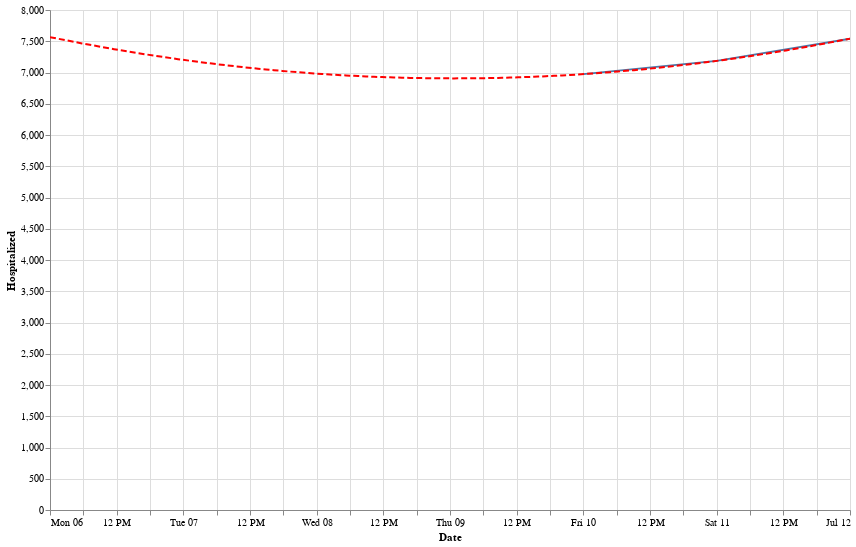

The cell this chart's notebook holds for it:
### Code cell
state = alt.Chart(data[data['State'] == 'FL'].sort_values('Date').tail(7)).mark_line().encode(
    x='Date:T',
    y='Hospitalized:Q'
)
reg = state.transform_regression("Date", "Hospitalized", method="poly").mark_line(color='red', strokeDash=[6,3])
(state+reg).properties(width=800, height=500).interactive()

### Figure 1 — Vega-Lite specification as saved in the notebook (floating-point values rounded to 4 significant figures)
{"config": {"view": {"continuousWidth": 400, "continuousHeight": 300}}, "layer": [{"mark": "line", "encoding": {"x": {"type": "temporal", "field": "Date"}, "y": {"type": "quantitative", "field": "Hospitalized"}}, "selection": {"selector026": {"type": "interval", "bind": "scales", "encodings": ["x", "y"]}}}, {"mark": {"type": "line", "color": "red", "strokeDash": [6, 3]}, "encoding": {"x": {"type": "temporal", "field": "Date"}, "y": {"type": "quantitative", "field": "Hospitalized"}}, "transform": [{"on": "Date", "regression": "Hospitalized", "method": "poly"}]}], "data": {"name": "data-21d59e7b8782c7182ceeb2d68b23a21a"}, "height": 500, "width": 800, "$schema": "https://vega.github.io/schema/vega-lite/v4.0.2.json", "datasets": {"data-21d59e7b8782c7182ceeb2d68b23a21a": [{"State": "FL", "Date": "07-06-2020", "Confirmed": 206400.0, "Deaths": 3778.0, "Recovered": 0.0, "Confirmed_New": 6336.0, "Deaths_New": 47.0, "Recovered_New": 0.0, "Active": 202700.0, "positive": 206400.0, "negative": 2027000.0, "pending": 1516.0, "Hospitalized": null, "hospitalizedCumulative": 16350.0, "inIcuCurrently": null, "inIcuCumulative": null, "onVentilatorCurrently": null, "onVentilatorCumulative": null, "recovered": null, "dataQualityGrade": "A", "lastUpdateEt": "7/5/2020 23:59", "dateModified": "2020-07-05T23:59:00Z", "checkTimeEt": "07/05 19:59", "death": 3880.0, "hospitalized": 16350.0, "dateChecked": "2020-07-05T23:59:00Z", "totalTestsViral": 2706000.0, "positiveTestsViral": 262500.0, "negativeTestsViral": 2438000.0, "positiveCasesViral": 206400.0, "deathConfirmed": 3880.0, "deathProbable": null, "fips": 12.0, "positiveIncrease": 6336.0, "negativeIncrease": 27400.0, "total": 2235000.0, "totalTestResults": 2234000.0, "totalTestResultsIncrease": 33740.0, "posNeg": 2234000.0, "deathIncrease": 48.0, "hospitalizedIncrease": 151.0, "hash": "e27c2f63ba1efdc2dfc9843d3ffe43560fd4c4fd", "commercialScore": 0.0, "negativeRegularScore": 0.0, "negativeScore": 0.0, "positiveScore": 0.0, "score": 0.0, "grade": null}, {"State": "FL", "Date": "07-07-2020", "Confirmed": 213800.0, "Deaths": 3841.0, "Recovered": 0.0, "Confirmed_New": 7347.0, "Deaths_New": 63.0, "Recovered_New": 0.0, "Active": 210000.0, "positive": 213800.0, "negative": 2055000.0, "pending": 1604.0, "Hospitalized": null, "hospitalizedCumulative": 16730.0, "inIcuCurrently": null, "inIcuCumulative": null, "onVentilatorCurrently": null, "onVentilatorCumulative": null, "recovered": null, "dataQualityGrade": "A", "lastUpdateEt": "7/6/2020 23:59", "dateModified": "2020-07-06T23:59:00Z", "checkTimeEt": "07/06 19:59", "death": 3943.0, "hospitalized": 16730.0, "dateChecked": "2020-07-06T23:59:00Z", "totalTestsViral": 2735000.0, "positiveTestsViral": 268000.0, "negativeTestsViral": 2462000.0, "positiveCasesViral": 213800.0, "deathConfirmed": 3943.0, "deathProbable": null, "fips": 12.0, "positiveIncrease": 7347.0, "negativeIncrease": 27910.0, "total": 2271000.0, "totalTestResults": 2269000.0, "totalTestResultsIncrease": 35250.0, "posNeg": 2269000.0, "deathIncrease": 63.0, "hospitalizedIncrease": 381.0, "hash": "001ee95df3d0e017d1e9969817494288f6e56a6c", "commercialScore": 0.0, "negativeRegularScore": 0.0, "negativeScore": 0.0, "positiveScore": 0.0, "score": 0.0, "grade": null}, {"State": "FL", "Date": "07-08-2020", "Confirmed": 223800.0, "Deaths": 3889.0, "Recovered": 0.0, "Confirmed_New": 9989.0, "Deaths_New": 48.0, "Recovered_New": 0.0, "Active": 219900.0, "positive": 223800.0, "negative": 2096000.0, "pending": 1773.0, "Hospitalized": null, "hospitalizedCumulative": 17070.0, "inIcuCurrently": null, "inIcuCumulative": null, "onVentilatorCurrently": null, "onVentilatorCumulative": null, "recovered": null, "dataQualityGrade": "A", "lastUpdateEt": "7/7/2020 23:59", "dateModified": "2020-07-07T23:59:00Z", "checkTimeEt": "07/07 19:59", "death": 3991.0, "hospitalized": 17070.0, "dateChecked": "2020-07-07T23:59:00Z", "totalTestsViral": 2806000.0, "positiveTestsViral": 280800.0, "negativeTestsViral": 2520000.0, "positiveCasesViral": 223800.0, "deathConfirmed": 3991.0, "deathProbable": null, "fips": 12.0, "positiveIncrease": 9989.0, "negativeIncrease": 41020.0, "total": 2322000.0, "totalTestResults": 2320000.0, "totalTestResultsIncrease": 51010.0, "posNeg": 2320000.0, "deathIncrease": 48.0, "hospitalizedIncrease": 335.0, "hash": "aaf2c5d2f742f5e1754ba154992b5e1a359d00b8", "commercialScore": 0.0, "negativeRegularScore": 0.0, "negativeScore": 0.0, "positiveScore": 0.0, "score": 0.0, "grade": null}, {"State": "FL", "Date": "07-09-2020", "Confirmed": 232700.0, "Deaths": 4009.0, "Recovered": 0.0, "Confirmed_New": 8935.0, "Deaths_New": 120.0, "Recovered_New": 0.0, "Active": 228700.0, "positive": 232700.0, "negative": 2125000.0, "pending": 1896.0, "Hospitalized": null, "hospitalizedCumulative": 17480.0, "inIcuCurrently": null, "inIcuCumulative": null, "onVentilatorCurrently": null, "onVentilatorCumulative": null, "recovered": null, "dataQualityGrade": "A", "lastUpdateEt": "7/8/2020 23:59", "dateModified": "2020-07-08T23:59:00Z", "checkTimeEt": "07/08 19:59", "death": 4111.0, "hospitalized": 17480.0, "dateChecked": "2020-07-08T23:59:00Z", "totalTestsViral": 2856000.0, "positiveTestsViral": 291200.0, "negativeTestsViral": 2559000.0, "positiveCasesViral": 232700.0, "deathConfirmed": 4111.0, "deathProbable": null, "fips": 12.0, "positiveIncrease": 8935.0, "negativeIncrease": 28260.0, "total": 2359000.0, "totalTestResults": 2357000.0, "totalTestResultsIncrease": 37190.0, "posNeg": 2357000.0, "deathIncrease": 120.0, "hospitalizedIncrease": 411.0, "hash": "8835e7aff9c290e87f7bb49d6f08913a7aa2c191", "commercialScore": 0.0, "negativeRegularScore": 0.0, "negativeScore": 0.0, "positiveScore": 0.0, "score": 0.0, "grade": null}, {"State": "FL", "Date": "07-10-2020", "Confirmed": 244200.0, "Deaths": 4102.0, "Recovered": 0.0, "Confirmed_New": 11430.0, "Deaths_New": 93.0, "Recovered_New": 0.0, "Active": 240000.0, "positive": 244200.0, "negative": 2177000.0, "pending": 1911.0, "Hospitalized": 6974.0, "hospitalizedCumulative": 17920.0, "inIcuCurrently": null, "inIcuCumulative": null, "onVentilatorCurrently": null, "onVentilatorCumulative": null, "recovered": null, "dataQualityGrade": "A", "lastUpdateEt": "7/9/2020 23:59", "dateModified": "2020-07-09T23:59:00Z", "checkTimeEt": "07/09 19:59", "death": 4203.0, "hospitalized": 17920.0, "dateChecked": "2020-07-09T23:59:00Z", "totalTestsViral": 2945000.0, "positiveTestsViral": 305400.0, "negativeTestsViral": 2634000.0, "positiveCasesViral": 244200.0, "deathConfirmed": 4203.0, "deathProbable": null, "fips": 12.0, "positiveIncrease": 11430.0, "negativeIncrease": 52800.0, "total": 2424000.0, "totalTestResults": 2422000.0, "totalTestResultsIncrease": 64230.0, "posNeg": 2422000.0, "deathIncrease": 92.0, "hospitalizedIncrease": 437.0, "hash": "3968c03124ccdd661df0cc1695af0e15560f692c", "commercialScore": 0.0, "negativeRegularScore": 0.0, "negativeScore": 0.0, "positiveScore": 0.0, "score": 0.0, "grade": null}, {"State": "FL", "Date": "07-11-2020", "Confirmed": 254500.0, "Deaths": 4197.0, "Recovered": 0.0, "Confirmed_New": 10360.0, "Deaths_New": 95.0, "Recovered_New": 0.0, "Active": 250300.0, "positive": 254500.0, "negative": 2221000.0, "pending": 2040.0, "Hospitalized": 7186.0, "hospitalizedCumulative": 18340.0, "inIcuCurrently": null, "inIcuCumulative": null, "onVentilatorCurrently": null, "onVentilatorCumulative": null, "recovered": null, "dataQualityGrade": "A", "lastUpdateEt": "7/11/2020 09:25", "dateModified": "2020-07-11T09:25:00Z", "checkTimeEt": "07/11 05:25", "death": 4301.0, "hospitalized": 18340.0, "dateChecked": "2020-07-11T09:25:00Z", "totalTestsViral": 3029000.0, "positiveTestsViral": 318700.0, "negativeTestsViral": 2704000.0, "positiveCasesViral": 254500.0, "deathConfirmed": 4301.0, "deathProbable": null, "fips": 12.0, "positiveIncrease": 10360.0, "negativeIncrease": 43310.0, "total": 2477000.0, "totalTestResults": 2475000.0, "totalTestResultsIncrease": 53670.0, "posNeg": 2475000.0, "deathIncrease": 98.0, "hospitalizedIncrease": 425.0, "hash": "e3bf4ef7e8bc4b1cb2a732855ffb8125bdbd77bf", "commercialScore": 0.0, "negativeRegularScore": 0.0, "negativeScore": 0.0, "positiveScore": 0.0, "score": 0.0, "grade": null}, {"State": "FL", "Date": "07-12-2020", "Confirmed": null, "Deaths": null, "Recovered": null, "Confirmed_New": null, "Deaths_New": null, "Recovered_New": null, "Active": null, "positive": 269800.0, "negative": 2304000.0, "pending": 2096.0, "Hospitalized": 7542.0, "hospitalizedCumulative": 18590.0, "inIcuCurrently": null, "inIcuCumulative": null, "onVentilatorCurrently": null, "onVentilatorCumulative": null, "recovered": null, "dataQualityGrade": "A", "lastUpdateEt": "7/11/2020 23:59", "dateModified": "2020-07-11T23:59:00Z", "checkTimeEt": "07/11 19:59", "death": 4346.0, "hospitalized": 18590.0, "dateChecked": "2020-07-11T23:59:00Z", "totalTestsViral": 3165000.0, "positiveTestsViral": 337800.0, "negativeTestsViral": 2820000.0, "positiveCasesViral": 269800.0, "deathConfirmed": 4346.0, "deathProbable": null, "fips": 12.0, "positiveIncrease": 15300.0, "negativeIncrease": 83410.0, "total": 2576000.0, "totalTestResults": 2574000.0, "totalTestResultsIncrease": 98710.0, "posNeg": 2574000.0, "deathIncrease": 45.0, "hospitalizedIncrease": 249.0, "hash": "96515a7400523e848fb71974057685236cfb0a25", "commercialScore": 0.0, "negativeRegularScore": 0.0, "negativeScore": 0.0, "positiveScore": 0.0, "score": 0.0, "grade": null}]}}
